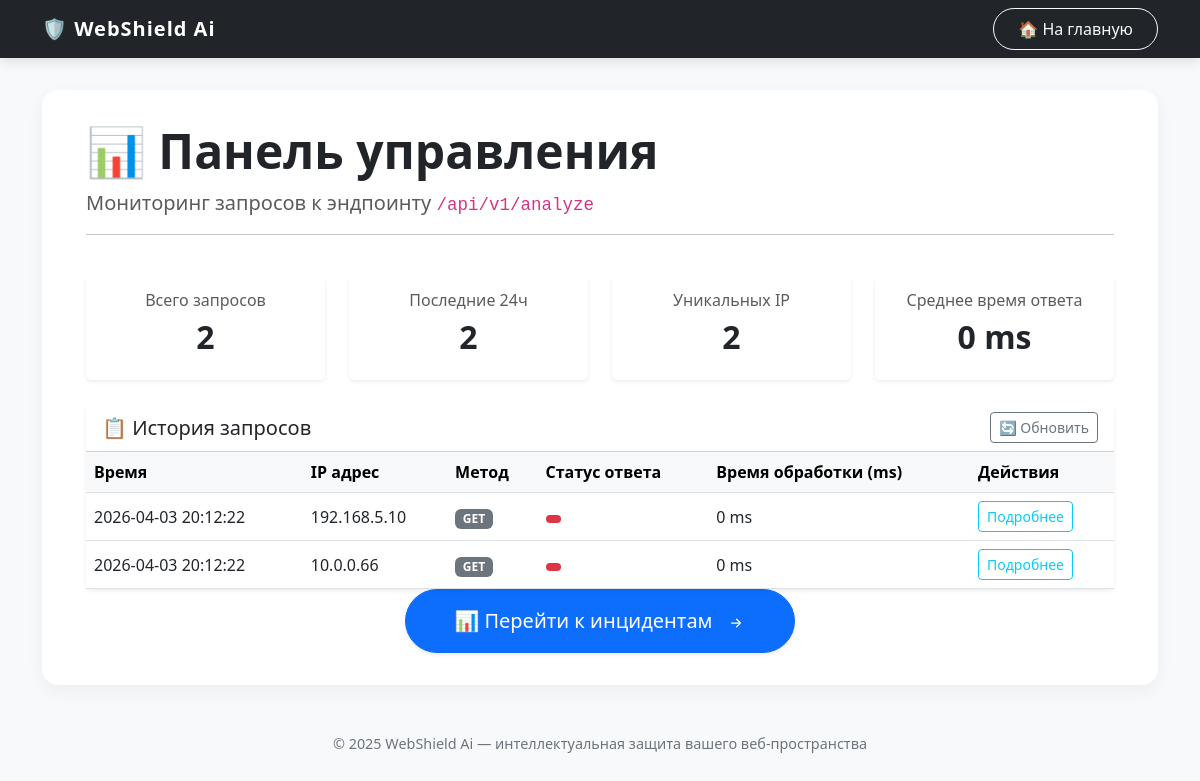
Page /api/v1/dashboard on the committed database.
### models.py (models this page shows)
class Record(Base):
    __tablename__ = "incidents"
    id = Column(Integer, primary_key=True, index=True)
    type = Column(String, nullable=False)
    ip = Column(String, nullable=False)
    request_url = Column(String, nullable=False)
    user_agent = Column(String, nullable=False)
    method = Column(String, nullable=False)
    payload = Column(String, nullable=False)
    confidence = Column(Float, nullable=False)
    timestamp = Column(String, default=None)

### main.py (the view)
@app.get("/api/v1/dashboard")
async def dashboard(request: Request, db: Session = Depends(get_db)):
    incidents = db.query(models.Record).all()
    ips = set()
    k = 0
    for i in db.query(models.Record.ip).all():
        if i not in ips:
            ips.add(i)
            k += 1
    return templates.TemplateResponse(
        'dashboard.html',
        {"request": request, "total_requests": db.query(models.Record).count(),
         'recent_requests': db.query(models.Record).count(), 'unique_ips': k , 'analyze_requests': incidents}
    )

### templates/dashboard.html (shortened to what this page needs)
{% extends "base.html" %}
{% block content %}
<div class="container">
    <div class="row mb-4">
        <div class="col-12">
            <h1 class="display-5 fw-bold text-dark">📊 Панель управления</h1>
            <p class="lead text-muted">Мониторинг запросов к эндпоинту <code>/api/v1/analyze</code></p>
            <hr>
        </div>
    </div>
    <div class="row g-4 mb-4">
        <div class="col-md-3">
            <div class="card border-0 shadow-sm">
                <div class="card-body text-center">
                    <h6 class="text-muted">Всего запросов</h6>
                    <h2 class="fw-bold">{{ total_requests|default(0) }}</h2>
                </div>
            </div>
        </div>
        <div class="col-md-3">
            <div class="card border-0 shadow-sm">
                <div class="card-body text-center">
                    <h6 class="text-muted">Последние 24ч</h6>
                    <h2 class="fw-bold">{{ recent_requests|default(0) }}</h2>
                </div>
            </div>
        </div>
        <div class="col-md-3">
            <div class="card border-0 shadow-sm">
                <div class="card-body text-center">
                    <h6 class="text-muted">Уникальных IP</h6>
                    <h2 class="fw-bold">{{ unique_ips|default(0) }}</h2>
                </div>
            </div>
        </div>
        <div class="col-md-3">
            <div class="card border-0 shadow-sm">
                <div class="card-body text-center">
                    <h6 class="text-muted">Среднее время ответа</h6>
                    <h2 class="fw-bold">{{ avg_response_time|default(0) }} ms</h2>
                </div>
            </div>
        </div>
    </div>
    <div class="card border-0 shadow-sm">
        <div class="card-header bg-white d-flex justify-content-between align-items-center">
            <h5 class="mb-0">📋 История запросов</h5>
            <button class="btn btn-sm btn-outline-secondary" id="refreshBtn">
                🔄 Обновить
            </button>
        </div>
        <div class="card-body p-0">
            <div class="table-responsive">
                <table class="table table-hover align-middle mb-0">
                    <thead class="table-light">
                        <tr>
                            <th scope="col">Время</th>
                            <th scope="col">IP адрес</th>
                            <th scope="col">Метод</th>
                            <th scope="col">Статус ответа</th>
                            <th scope="col">Время обработки (ms)</th>
                            <th scope="col">Действия</th>
                        </tr>
                    </thead>
                    <tbody>
                        {% if analyze_requests %}
                            {% for req in analyze_requests %}
                            <tr>
                                <td>{{ req.timestamp }}</td>
                                <td>{{ req.ip }}</td>
                                <td>
                                    <span class="badge {% if req.method == 'POST' %}bg-primary{% else %}bg-secondary{% endif %}">
                                        {{ req.method }}
                                    </span>
                                </td>
                                <td>
                                    <span class="badge {% if req.status_code == 200 %}bg-success{% else %}bg-danger{% endif %}">
                                    </span>
                                </td>
                                <td>{{ 0 }} ms</td>
                                <td>
                                    <button class="btn btn-sm btn-outline-info detail-btn" data-id="{{ req.id }}" data-bs-toggle="modal" data-bs-target="#detailModal">
                                        Подробнее
                                    </button>
                                </td>
                            </tr>
                            {% endfor %}
                        {% else %}
                            <tr>
                                <td colspan="6" class="text-center text-muted py-4">
                                    Нет запросов для отображения
                                </td>
                            </tr>
                        {% endif %}
                    </tbody>
                </table>
            </div>
        </div>
    </div>
</div>
<div class="row">
        <div class="col-12 text-center">
            <a href="/api/v1/dashboard/incidents" class="btn btn-primary btn-lg px-5 py-3 shadow-sm" style="border-radius: 40px;">
                📊 Перейти к инцидентам
                <svg xmlns="http://www.w3.org/2000/svg" width="20" height="20" fill="currentColor" class="bi bi-arrow-right-short ms-2" viewBox="0 0 16 16">
                    <path fill-rule="evenodd" d="M4 8a.5.5 0 0 1 .5-.5h5.793L8.146 5.354a.5.5 0 1 1 .708-.708l3 3a.5.5 0 0 1 0 .708l-3 3a.5.5 0 0 1-.708-.708L10.293 8.5H4.5A.5.5 0 0 1 4 8z"/>
                </svg>
            </a>
        </div>
    </div>
{% endblock %}

### templates/base.html (shortened to what this page needs)
<!DOCTYPE html>
<html lang="ru">
<head>
    <link href="https://cdn.jsdelivr.net/npm/bootstrap@5.3.0-alpha1/dist/css/bootstrap.min.css" rel="stylesheet">
</head>
<body>
    <nav class="navbar navbar-dark bg-dark">
        <div class="container">
            <span class="navbar-brand">🛡️ WebShield Ai</span>
            <a href="/" class="btn btn-outline-light btn-home">🏠 На главную</a>
        </div>
    </nav>
    <div class="container mt-4">
        <div class="content-wrapper">
            {% block content %}{% endblock %}
        </div>
        <footer>
            &copy; 2025 WebShield Ai — интеллектуальная защита вашего веб-пространства
        </footer>
    </div>
</body>
</html>

### templates/base.html (style rules this page uses)
body { background-color: #f8f9fa; font-family: 'Segoe UI', Tahoma, Geneva, Verdana, sans-serif; }
.navbar-brand { font-weight: 700; letter-spacing: 1px; }
.navbar { box-shadow: 0 4px 12px rgba(0, 0, 0, 0.1); }
.btn-home { border-radius: 30px; padding: 8px 24px; font-weight: 500; transition: all 0.2s ease; }
.content-wrapper { background: white; border-radius: 16px; padding: 2rem; box-shadow: 0 6px 18px rgba(0, 0, 0, 0.05); margin-top: 2rem; }
footer { margin-top: 3rem; text-align: center; color: #6c757d; font-size: 0.9rem; }

### rows in the picture
Record: timestamp "2026-04-03 20:12:22", ip "192.168.5.10", method "GET", value "0"
Record: timestamp "2026-04-03 20:12:22", ip "10.0.0.66", method "GET", value "0"

### other values in the picture
{{ total_requests|default(0) }} "2"
{{ recent_requests|default(0) }} "2"
{{ unique_ips|default(0) }} "2"
{{ avg_response_time|default(0) }} "0"
